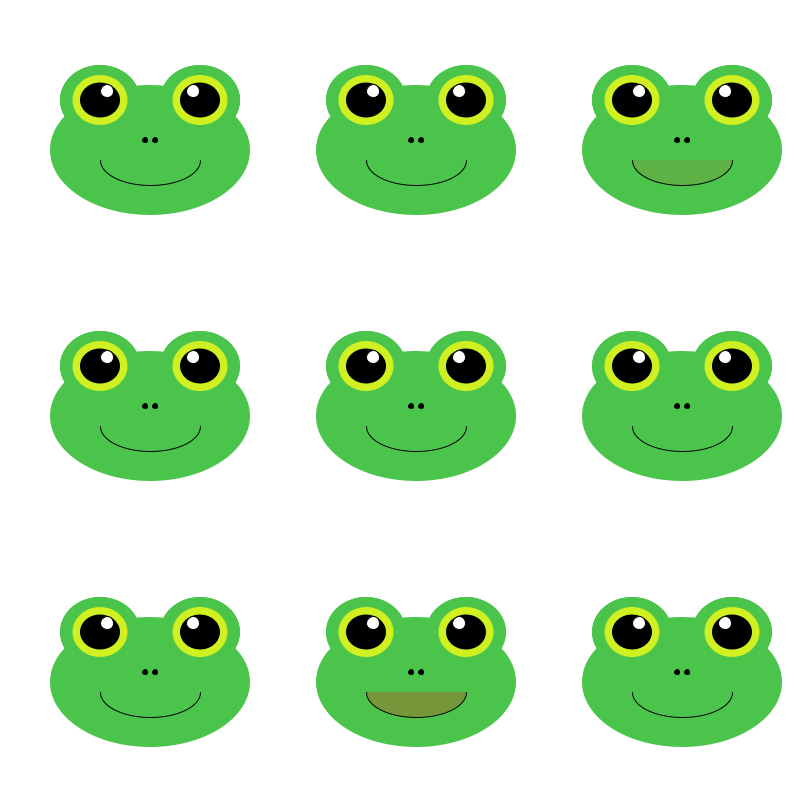
Frame 1 (no input)
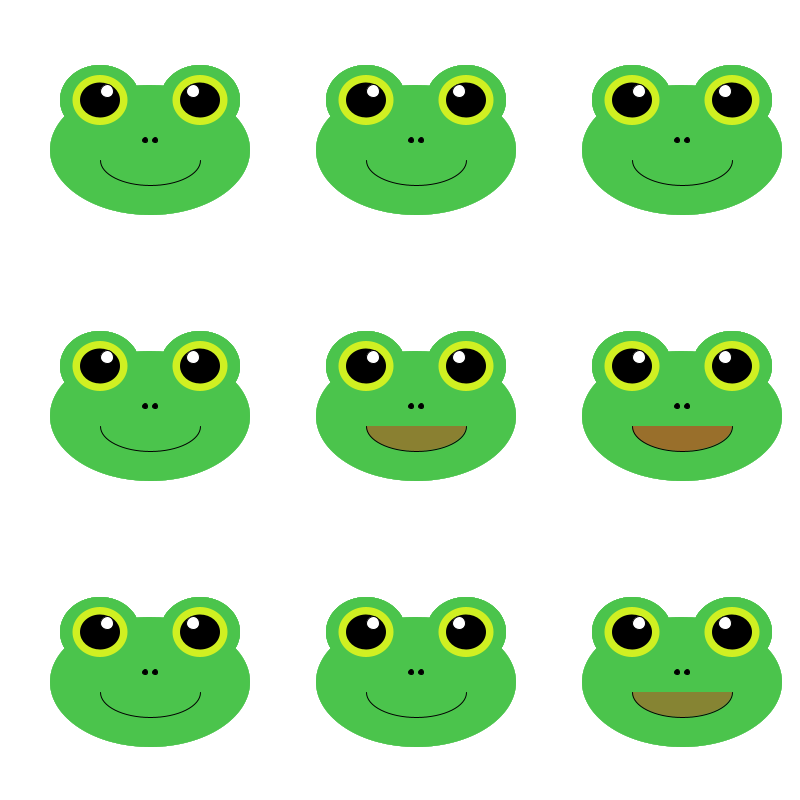
Frame 60 (the mouse pressed at the canvas centre just before this capture)
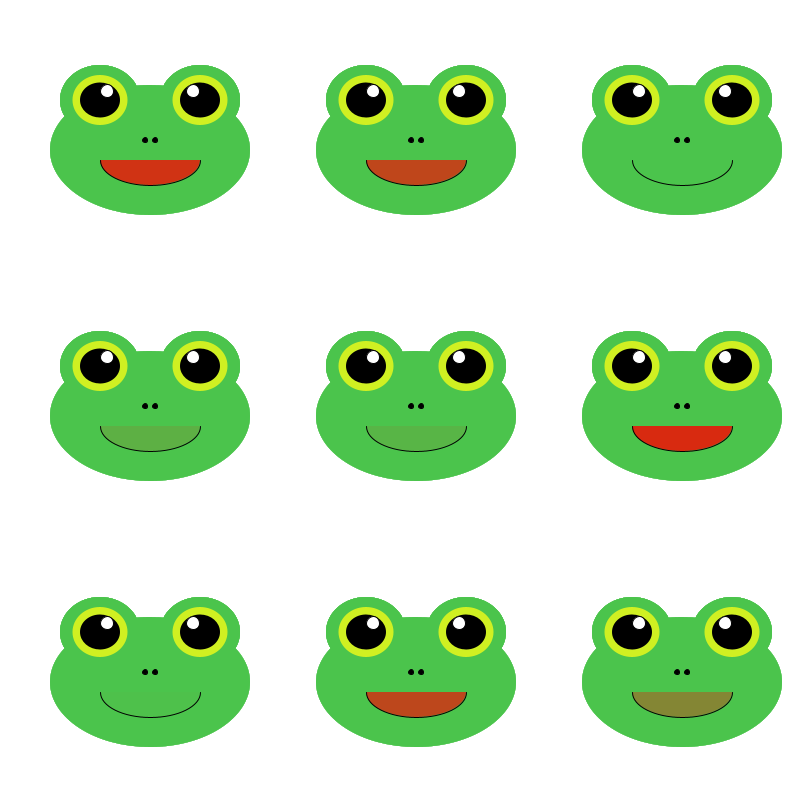
Frame 120 (the mouse held since frame 60 and released just before this capture)

The Processing sketch that drew these frames (run headless with seeded random() and noise(); from frame 60 on, the mouse is pressed at the canvas centre):

// Processing sketch: processing_46681
// ── processing_46681.pde


int anzahl = 2; 
 
void setup(){
  size(800,800); 
  background(255); 
 
  noStroke();
  smooth(); 
  frameRate(10); 
}
 
 
void draw() {
  noStroke();
  fill (255,50);
  rect (0,0,850,850);
  
    int anzahl = 3;

  for (int i=-1; i<anzahl; i=i+1){
      
     for (int j=-1; j<anzahl; j=j+1){

       FroschKopf (j*(width/anzahl),i*(height/anzahl));
       
   
     }
      
      

  }
  
} 
 
void mouseMoved() {
  for(int i=0; i<anzahl; i++){ 
     float x=width/2 + sin(frameCount/5.0)*255; // die kommerzahl muss sein, damit es flüssig läuft
     float y=height/2 + cos(frameCount/20.0)*350;
   
     float x2= x + sin(frameCount/23.0)*50;
     float y2= y + cos(frameCount/23.0)*50;
 
     float x3= x2 + sin(frameCount/3.0)*40;
     float y3= y2 + cos(frameCount/3.0)*40;
      Pfoten(x3,y3-10); 
      Pfoten(x3+40,y3);
  }
}
 
void Pfoten(float x, float y){ 
   noStroke();
  fill(#136A19); 
  for(int i=0; i<1; i++){ 
    pushMatrix();
    translate(x, y);
    noStroke();
     ellipse (20,30,20,18);
    
    ellipse (31,25,5,5);
    ellipse (24,20,5,5);
    ellipse (16,20,5,5);
    ellipse (9,25,5,5);
    
    ellipse (34,22,7,7);
    ellipse (25,15,7,7);
    ellipse (15,15,7,7);
    ellipse (7,22,7,7);
    popMatrix();
  }
}
 
void mousePressed(){ 
  background(255);
 
}


void FroschKopf(float x, float y){ 
  
    pushMatrix();
    translate(x, y);
    noStroke();
     fill(75,196,76);
  ellipse(150,150, 200,130); //KOPF
 
  noStroke();
  ellipse(100,100,80,70); //linkes Auge
  ellipse(200,100,80,70); //rechtes Auge
 
  
  arc(100,100, 80,70,radians(150),radians(335)); //linges Auge
  arc(200,100, 80,70,radians(205),radians(390)); //rechtes Auge
 
  fill(208,240,34);
  ellipse(100,100,55,50);//Augen
  ellipse(200,100,55,50);
 
  fill(0);
  ellipse(100,100,40,35);//IRIS
  ellipse(200,100,40,35);
 
  fill(255);
  stroke(1);
  ellipse(107,91,13,13);//PUPILLE
  ellipse(193,91,13,13);
 
  fill(0);
  ellipse(145,140,5,5);//NASE
  ellipse(155,140,5,5);
 
  fill(255,0,0,random(-255,255));

  arc(150,160, 100,50, 0, PI); //MUND
    popMatrix();
  }
